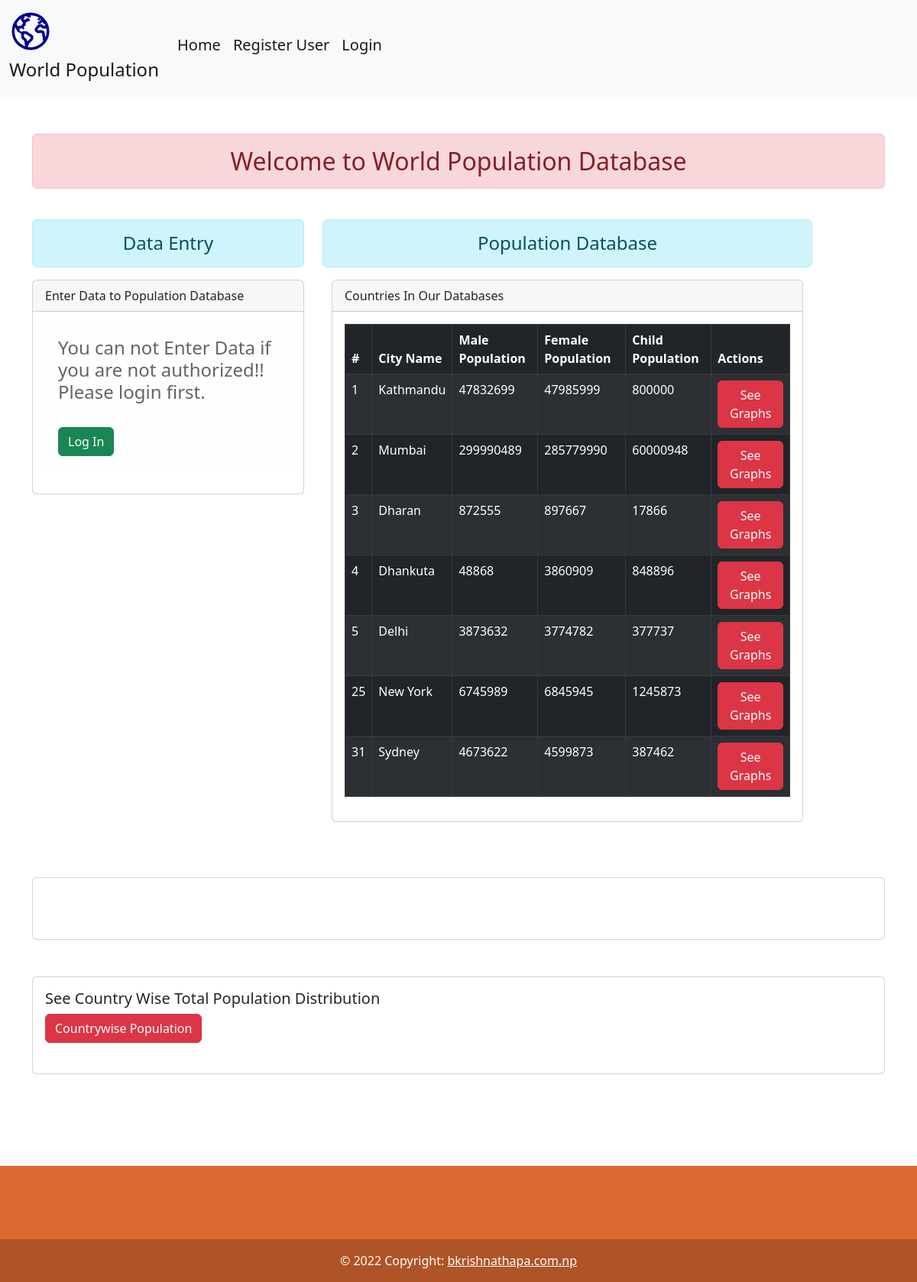
Page /home/ on the earlier database version.
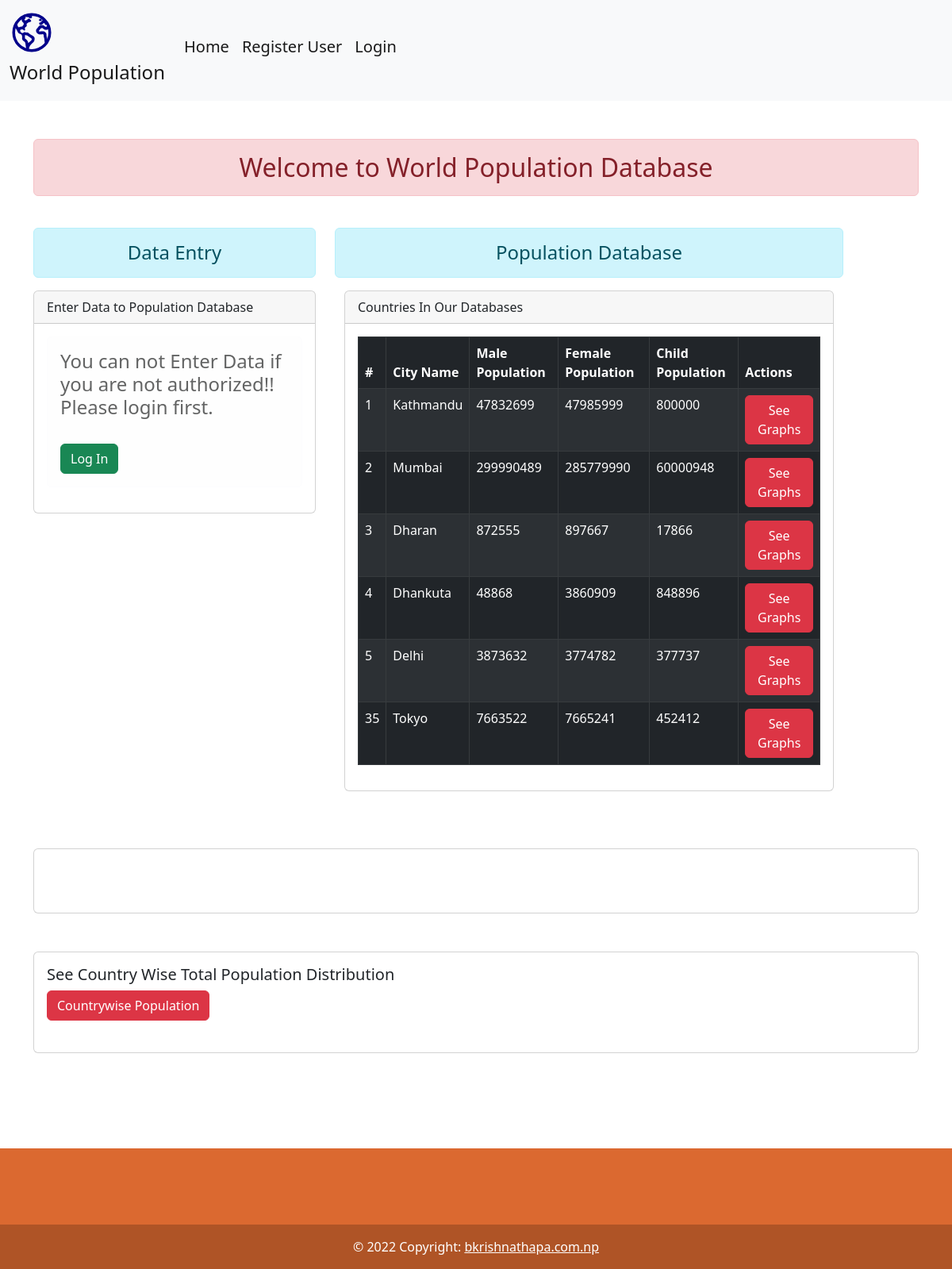
Same page on the later database version.
### myapp/models.py (models this page shows, shortened)
class Population(models.Model):
    country= models.ForeignKey(Country, null = True,on_delete = models.CASCADE)
    city = models.CharField(max_length=100,)
    child_population = models.BigIntegerField()
    man_population = models.BigIntegerField()
    woman_population = models.BigIntegerField()
    date = models.DateField(auto_now_add=True)

### myapp/views.py (the view)
# urls.py: 2. Add a URL to urlpatterns:  path('', views.home, name='home')
def home(request):
    context = {}
    if request.method =="GET":
        pop = Population.objects.all()
        context = {'population': pop}
        return render(request,'home.html',context)
    return render(request,'home.html',{})

### templates/home.html (shortened to what this page needs)
{% extends 'base.html' %}
{% block content %}
    <div class='container mt-5'>
    <h2 class ="text-center alert alert-danger"> Welcome to World Population Database</h2>
     <br/>
        <div class = "row">
          <div class = "col-sm-4">
              <h4 class = "text-center alert alert-info"> Data Entry</h4>
                        <div class="card">
                          <div class="card-header">
                            Enter Data to Population Database
                            </div>
                          <div class="card-body">
                              {% if user.is_authenticated %}
                                    <form method="post" action = "" class="needs-validation" novalidate id="forms">
                                        {% csrf_token %}
                                            <div class="mb-3">
                                                <label for="exampleFormControlInput1" class="form-label"><h6> Enter a Country Name</h6></label>
                                                <select class="form-select" id="country_select" name="select">
                                                    <option selected>Choose A country</option>
                                                    <option value="Nepal">Nepal</option>
                                                    <option value="India">India</option>
                                                    <option value="USA">USA</option>
                                                    <option value="Australia">Australia</option>
                                                    <option value="Japan">Japan</option>
                                                </select>
                                                 <div class="invalid-feedback">
                                                    Please Select a Valid Country Name
                                                </div>
                                            </div>
                                             <div class="mb-3">
                                                <label for="exampleFormControlInput1" class="form-label"><h6> Enter a City Name</h6></label>
                                                 <input type="text" class="form-control" id="city" placeholder="Enter a City Name" name = "city">
                                             </div>
                                            <div class="mb-3">
                                                <label for="exampleFormControlInput1" class="form-label"><h6>Male Population</h6></label>
                                                <input type="text" class="form-control" id="male" placeholder="Male Population in that City" name ="male">
                                                <div class="invalid-feedback">
                                                    Please enter Valid Number
                                                </div>
                                            </div>
                                            <div class="mb-3">
                                                <label for="exampleFormControlInput1" class="form-label"><h6>Male Population</h6></label>
                                                <input type="text" class="form-control" id="female" placeholder="Female Population in that City" name ="female">
                                                    <div class="invalid-feedback">
                                                        Please enter Valid Number
                                                     </div>
                                            </div>
                                            <div class="mb-3">
                                                <label for="exampleFormControlInput1" class="form-label"><h6>Child Population</h6></label>
                                                <input type="text" class="form-control" id="child" placeholder="Child Population in that City" name ="child">
                                                    <div class="invalid-feedback">
                                                         Please enter Valid Number
                                                    </div>
                                            </div>
                                       <button type="submit" id = "post_btn" class = "btn btn-primary">Post Data</button>
                                    </form>
                                      <br/>
                                      <div class="alert alert-warning" id= "valid_alert" style="display: none" role="alert">
                                                          <h6><b> Blank Fields or Invalid Numbers.</b> </h6>
                                      </div>
                                      </div>
                            {% else %}
                                    <div class="alert alert-light" role="alert">
                                        <h4>You can not Enter Data if you are not authorized!! Please login first.</h4>
                                        <br/>
                                        <a href = "{% url 'login' %}" class="btn btn-success" role="button">Log In</a>
                                    </div>
                        </div>
                          {% endif %}
                </div>
        </div>
            <div class="col-sm-7">
                <h4 class = "text-center alert alert-info"> Population Database</h4>
                <div class = "container">
                    <div class="jumbotron">
                        <div class="card">
                          <div class="card-header">
                            Countries In Our Databases
                            </div>
                          <div class="card-body">
                              <table class="table table-dark table-striped table-hover table-bordered">
                                  <thead>
                                    <tr>
                                      <th scope="col">#</th>
                                      <th scope="col">City Name</th>
                                      <th scope="col">Male Population</th>
                                      <th scope="col">Female Population</th>
                                        <th scope="col">Child Population</th>
                                        <th scope="col">Actions</th>
                                    </tr>
                                  </thead>
                                  <tbody id="tbody">
                                   {% for row in population %}
                                          <tr>
                                              <td>{{ row.id }}</td>
                                              <td>{{ row.city }}</td>
                                              <td>{{ row.man_population }}</td>
                                                <td>{{ row.woman_population }}</td>
                                              <td>{{ row.child_population }}</td>
                                                <td>
                                                    <button type="button" data-sid = " {{ row.id }}" class="btn btn-danger btn-show">See Graphs</button>
                                                </td>
                                          </tr>
                                  {% endfor %}
                                  </tbody>
                                </table>
                            </div>
                        </div>
                    </div>
                </div>
            </div>
        </div>
    </div>
    <br/>
    <div class = "container">
            <div class="jumbotron">
                <div class="card">
                  <div class="card-body">
                      <br/>
                      <br/>
                  </div>
                </div>
            </div>
        </div>
        <div class = "container">
            <div class="jumbotron">
                <div class="card">
                  <div class="card-body">
                    <h5 class="card-title">See Country Wise Total Population Distribution</h5>
                    <button type="button" class="btn btn-danger" onclick="show_chart()">Countrywise Population</button>
                      <br/>
                      <br/>
                  </div>
                </div>
            </div>
        </div>
{% endblock %}

### templates/base.html (shortened to what this page needs)
<!doctype html>
<div lang="en">
      <head>
          <link href="https://cdn.jsdelivr.net/npm/bootstrap@5.2.0-beta1/dist/css/bootstrap.min.css" rel="stylesheet">
      </head>
      <body>
        <nav class="navbar navbar-expand-lg bg-light">
              <div class="container-fluid">
                    <a class="navbar-brand" href="{% url 'home' %}">
                        <ion-icon name="earth-outline"></ion-icon></ion-icon> <h4>  World Population</h4></a>
                    <div class="collapse navbar-collapse" id="navbarNav">
                          <ul class="navbar-nav">
                                <li class="nav-item">
                                     <a class="nav-link active" aria-current="page" href="{% url 'home' %}"><h5>Home</h5></a>
                                </li>
                                  {% if user.is_authenticated %}
                                          <li class="nav-item">
                                              <a class="nav-link active" aria-current="page" href="{% url 'logout' %}"><h5>Logout</h5></a>
                                        </li>
                                  {% else %}
                                      <li class="nav-item">
                                          <a class="nav-link active" aria-current="page" href="{% url 'register' %}"><h5>Register User</h5></a>
                                      </li>
                                          <li class="nav-item">
                                                <a class="nav-link active" aria-current="page" href="{% url 'login' %}"><h5>Login</h5></a>
                                        </li>
                                  {% endif %}
                          </ul>
                    </div>
              </div>
        </nav>
          <div class='container-fluid'>
                  {% block content %}
                  {% endblock %}
                <br/>
                <br/>
                <br/>
          </div>
        <footer class="text-center text-lg-start" style="background-color: #db6930;">
                <div class="container d-flex justify-content-center py-5">
                </div>
                <div class="text-center text-white p-3" style="background-color: rgba(0, 0, 0, 0.2);">
                    © 2022 Copyright:
                    <a class="text-white" href="https://mdbootstrap.com/">bkrishnathapa.com.np</a>
                </div>
          </footer>
      </body>
</html>

### templates/base.html (style rules this page uses)
ion-icon { color: darkblue; font-size: 56px; }

Differences in the rows shown:
removed Population: id "25", city "New York", man_population "6745989", woman_population "6845945", child_population "1245873"
removed Population: id "31", city "Sydney", man_population "4673622", woman_population "4599873", child_population "387462"
added Population: id "35", city "Tokyo", man_population "7663522", woman_population "7665241", child_population "452412"
